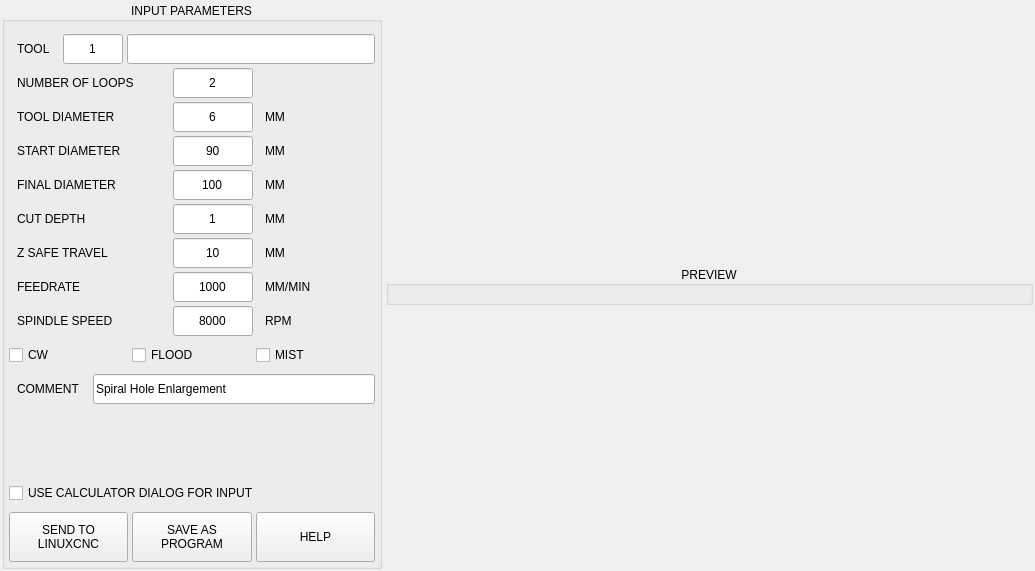
<?xml version="1.0" encoding="UTF-8"?>
<ui version="4.0">
 <class>Form</class>
 <widget class="QWidget" name="Form">
  <property name="geometry">
   <rect>
    <x>0</x>
    <y>0</y>
    <width>1035</width>
    <height>571</height>
   </rect>
  </property>
  <property name="windowTitle">
   <string>Form</string>
  </property>
  <layout class="QVBoxLayout" name="verticalLayout_2">
   <property name="spacing">
    <number>6</number>
   </property>
   <property name="leftMargin">
    <number>0</number>
   </property>
   <property name="topMargin">
    <number>0</number>
   </property>
   <property name="rightMargin">
    <number>0</number>
   </property>
   <property name="bottomMargin">
    <number>0</number>
   </property>
   <item>
    <widget class="QFrame" name="frame_hole_enlarge">
     <property name="maximumSize">
      <size>
       <width>16777215</width>
       <height>16777215</height>
      </size>
     </property>
     <property name="frameShape">
      <enum>QFrame::NoFrame</enum>
     </property>
     <property name="frameShadow">
      <enum>QFrame::Plain</enum>
     </property>
     <layout class="QHBoxLayout" name="horizontalLayout" stretch="0,1">
      <property name="spacing">
       <number>4</number>
      </property>
      <property name="leftMargin">
       <number>2</number>
      </property>
      <property name="topMargin">
       <number>2</number>
      </property>
      <property name="rightMargin">
       <number>2</number>
      </property>
      <property name="bottomMargin">
       <number>2</number>
      </property>
      <item>
       <widget class="QGroupBox" name="groupbox_parameters">
        <property name="minimumSize">
         <size>
          <width>380</width>
          <height>0</height>
         </size>
        </property>
        <property name="maximumSize">
         <size>
          <width>380</width>
          <height>16777215</height>
         </size>
        </property>
        <property name="title">
         <string>INPUT PARAMETERS</string>
        </property>
        <property name="alignment">
         <set>Qt::AlignCenter</set>
        </property>
        <layout class="QVBoxLayout" name="verticalLayout">
         <property name="spacing">
          <number>4</number>
         </property>
         <property name="leftMargin">
          <number>4</number>
         </property>
         <property name="topMargin">
          <number>12</number>
         </property>
         <property name="rightMargin">
          <number>4</number>
         </property>
         <property name="bottomMargin">
          <number>4</number>
         </property>
         <item>
          <layout class="QHBoxLayout" name="horizontalLayout_15">
           <property name="spacing">
            <number>4</number>
           </property>
           <property name="topMargin">
            <number>0</number>
           </property>
           <item>
            <widget class="QLabel" name="lbl_tool_num">
             <property name="minimumSize">
              <size>
               <width>50</width>
               <height>0</height>
              </size>
             </property>
             <property name="maximumSize">
              <size>
               <width>16777215</width>
               <height>16777215</height>
              </size>
             </property>
             <property name="text">
              <string>TOOL</string>
             </property>
             <property name="indent">
              <number>8</number>
             </property>
            </widget>
           </item>
           <item>
            <widget class="QLineEdit" name="lineEdit_tool">
             <property name="sizePolicy">
              <sizepolicy hsizetype="Preferred" vsizetype="Preferred">
               <horstretch>0</horstretch>
               <verstretch>0</verstretch>
              </sizepolicy>
             </property>
             <property name="minimumSize">
              <size>
               <width>0</width>
               <height>30</height>
              </size>
             </property>
             <property name="maximumSize">
              <size>
               <width>60</width>
               <height>30</height>
              </size>
             </property>
             <property name="focusPolicy">
              <enum>Qt::ClickFocus</enum>
             </property>
             <property name="text">
              <string>1</string>
             </property>
             <property name="maxLength">
              <number>5</number>
             </property>
             <property name="alignment">
              <set>Qt::AlignCenter</set>
             </property>
            </widget>
           </item>
           <item>
            <widget class="QLineEdit" name="lineEdit_tool_info">
             <property name="sizePolicy">
              <sizepolicy hsizetype="Expanding" vsizetype="Preferred">
               <horstretch>0</horstretch>
               <verstretch>0</verstretch>
              </sizepolicy>
             </property>
             <property name="minimumSize">
              <size>
               <width>0</width>
               <height>30</height>
              </size>
             </property>
             <property name="maximumSize">
              <size>
               <width>16777215</width>
               <height>30</height>
              </size>
             </property>
            </widget>
           </item>
          </layout>
         </item>
         <item>
          <layout class="QHBoxLayout" name="horizontalLayout_7">
           <property name="spacing">
            <number>4</number>
           </property>
           <property name="topMargin">
            <number>0</number>
           </property>
           <item>
            <widget class="QLabel" name="lbl_loops">
             <property name="minimumSize">
              <size>
               <width>160</width>
               <height>0</height>
              </size>
             </property>
             <property name="maximumSize">
              <size>
               <width>160</width>
               <height>16777215</height>
              </size>
             </property>
             <property name="text">
              <string>NUMBER OF LOOPS</string>
             </property>
             <property name="indent">
              <number>8</number>
             </property>
            </widget>
           </item>
           <item>
            <widget class="QLineEdit" name="lineEdit_loops">
             <property name="sizePolicy">
              <sizepolicy hsizetype="Preferred" vsizetype="Preferred">
               <horstretch>0</horstretch>
               <verstretch>0</verstretch>
              </sizepolicy>
             </property>
             <property name="minimumSize">
              <size>
               <width>80</width>
               <height>30</height>
              </size>
             </property>
             <property name="maximumSize">
              <size>
               <width>80</width>
               <height>30</height>
              </size>
             </property>
             <property name="focusPolicy">
              <enum>Qt::ClickFocus</enum>
             </property>
             <property name="text">
              <string>2</string>
             </property>
             <property name="maxLength">
              <number>10</number>
             </property>
             <property name="alignment">
              <set>Qt::AlignCenter</set>
             </property>
            </widget>
           </item>
           <item>
            <widget class="QLabel" name="lbl_loops_unit">
             <property name="minimumSize">
              <size>
               <width>60</width>
               <height>0</height>
              </size>
             </property>
             <property name="maximumSize">
              <size>
               <width>16777215</width>
               <height>16777215</height>
              </size>
             </property>
             <property name="text">
              <string/>
             </property>
             <property name="alignment">
              <set>Qt::AlignCenter</set>
             </property>
            </widget>
           </item>
          </layout>
         </item>
         <item>
          <layout class="QHBoxLayout" name="horizontalLayout_12">
           <property name="spacing">
            <number>4</number>
           </property>
           <property name="topMargin">
            <number>0</number>
           </property>
           <item>
            <widget class="QLabel" name="lbl_tool_dia">
             <property name="minimumSize">
              <size>
               <width>160</width>
               <height>0</height>
              </size>
             </property>
             <property name="maximumSize">
              <size>
               <width>160</width>
               <height>16777215</height>
              </size>
             </property>
             <property name="text">
              <string>TOOL DIAMETER</string>
             </property>
             <property name="indent">
              <number>8</number>
             </property>
            </widget>
           </item>
           <item>
            <widget class="QLineEdit" name="lineEdit_tool_dia">
             <property name="sizePolicy">
              <sizepolicy hsizetype="Preferred" vsizetype="Preferred">
               <horstretch>0</horstretch>
               <verstretch>0</verstretch>
              </sizepolicy>
             </property>
             <property name="minimumSize">
              <size>
               <width>80</width>
               <height>30</height>
              </size>
             </property>
             <property name="maximumSize">
              <size>
               <width>80</width>
               <height>30</height>
              </size>
             </property>
             <property name="focusPolicy">
              <enum>Qt::ClickFocus</enum>
             </property>
             <property name="text">
              <string>6</string>
             </property>
             <property name="maxLength">
              <number>10</number>
             </property>
             <property name="alignment">
              <set>Qt::AlignCenter</set>
             </property>
            </widget>
           </item>
           <item>
            <widget class="QLabel" name="lbl_tool_dia_unit">
             <property name="minimumSize">
              <size>
               <width>60</width>
               <height>0</height>
              </size>
             </property>
             <property name="maximumSize">
              <size>
               <width>16777215</width>
               <height>16777215</height>
              </size>
             </property>
             <property name="text">
              <string>MM</string>
             </property>
             <property name="alignment">
              <set>Qt::AlignLeading|Qt::AlignLeft|Qt::AlignVCenter</set>
             </property>
             <property name="indent">
              <number>8</number>
             </property>
            </widget>
           </item>
          </layout>
         </item>
         <item>
          <layout class="QHBoxLayout" name="horizontalLayout_13">
           <property name="spacing">
            <number>4</number>
           </property>
           <property name="topMargin">
            <number>0</number>
           </property>
           <item>
            <widget class="QLabel" name="lbl_init_dia">
             <property name="minimumSize">
              <size>
               <width>160</width>
               <height>0</height>
              </size>
             </property>
             <property name="maximumSize">
              <size>
               <width>160</width>
               <height>16777215</height>
              </size>
             </property>
             <property name="toolTip">
              <string/>
             </property>
             <property name="text">
              <string>START DIAMETER</string>
             </property>
             <property name="indent">
              <number>8</number>
             </property>
            </widget>
           </item>
           <item>
            <widget class="QLineEdit" name="lineEdit_start_dia">
             <property name="sizePolicy">
              <sizepolicy hsizetype="Preferred" vsizetype="Preferred">
               <horstretch>0</horstretch>
               <verstretch>0</verstretch>
              </sizepolicy>
             </property>
             <property name="minimumSize">
              <size>
               <width>80</width>
               <height>30</height>
              </size>
             </property>
             <property name="maximumSize">
              <size>
               <width>80</width>
               <height>30</height>
              </size>
             </property>
             <property name="focusPolicy">
              <enum>Qt::ClickFocus</enum>
             </property>
             <property name="text">
              <string>90</string>
             </property>
             <property name="maxLength">
              <number>10</number>
             </property>
             <property name="alignment">
              <set>Qt::AlignCenter</set>
             </property>
            </widget>
           </item>
           <item>
            <widget class="QLabel" name="lbl_start_dia_unit">
             <property name="minimumSize">
              <size>
               <width>60</width>
               <height>0</height>
              </size>
             </property>
             <property name="maximumSize">
              <size>
               <width>16777215</width>
               <height>16777215</height>
              </size>
             </property>
             <property name="text">
              <string>MM</string>
             </property>
             <property name="alignment">
              <set>Qt::AlignLeading|Qt::AlignLeft|Qt::AlignVCenter</set>
             </property>
             <property name="indent">
              <number>8</number>
             </property>
            </widget>
           </item>
          </layout>
         </item>
         <item>
          <layout class="QHBoxLayout" name="horizontalLayout_8">
           <property name="spacing">
            <number>4</number>
           </property>
           <property name="topMargin">
            <number>0</number>
           </property>
           <item>
            <widget class="QLabel" name="lbl_final_dia">
             <property name="minimumSize">
              <size>
               <width>160</width>
               <height>0</height>
              </size>
             </property>
             <property name="maximumSize">
              <size>
               <width>160</width>
               <height>16777215</height>
              </size>
             </property>
             <property name="toolTip">
              <string>Tool to use for facing</string>
             </property>
             <property name="text">
              <string>FINAL DIAMETER</string>
             </property>
             <property name="indent">
              <number>8</number>
             </property>
            </widget>
           </item>
           <item>
            <widget class="QLineEdit" name="lineEdit_final_dia">
             <property name="sizePolicy">
              <sizepolicy hsizetype="Preferred" vsizetype="Preferred">
               <horstretch>0</horstretch>
               <verstretch>0</verstretch>
              </sizepolicy>
             </property>
             <property name="minimumSize">
              <size>
               <width>80</width>
               <height>30</height>
              </size>
             </property>
             <property name="maximumSize">
              <size>
               <width>80</width>
               <height>30</height>
              </size>
             </property>
             <property name="focusPolicy">
              <enum>Qt::ClickFocus</enum>
             </property>
             <property name="text">
              <string>100</string>
             </property>
             <property name="maxLength">
              <number>10</number>
             </property>
             <property name="alignment">
              <set>Qt::AlignCenter</set>
             </property>
            </widget>
           </item>
           <item>
            <widget class="QLabel" name="lbl_final_dia_unit">
             <property name="minimumSize">
              <size>
               <width>60</width>
               <height>0</height>
              </size>
             </property>
             <property name="maximumSize">
              <size>
               <width>16777215</width>
               <height>16777215</height>
              </size>
             </property>
             <property name="text">
              <string>MM</string>
             </property>
             <property name="alignment">
              <set>Qt::AlignLeading|Qt::AlignLeft|Qt::AlignVCenter</set>
             </property>
             <property name="indent">
              <number>8</number>
             </property>
            </widget>
           </item>
          </layout>
         </item>
         <item>
          <layout class="QHBoxLayout" name="horizontalLayout_3">
           <property name="spacing">
            <number>4</number>
           </property>
           <property name="topMargin">
            <number>0</number>
           </property>
           <item>
            <widget class="QLabel" name="lbl_cut_depth">
             <property name="minimumSize">
              <size>
               <width>160</width>
               <height>0</height>
              </size>
             </property>
             <property name="maximumSize">
              <size>
               <width>160</width>
               <height>16777215</height>
              </size>
             </property>
             <property name="text">
              <string>CUT DEPTH</string>
             </property>
             <property name="indent">
              <number>8</number>
             </property>
            </widget>
           </item>
           <item>
            <widget class="QLineEdit" name="lineEdit_cut_depth">
             <property name="sizePolicy">
              <sizepolicy hsizetype="Preferred" vsizetype="Preferred">
               <horstretch>0</horstretch>
               <verstretch>0</verstretch>
              </sizepolicy>
             </property>
             <property name="minimumSize">
              <size>
               <width>80</width>
               <height>30</height>
              </size>
             </property>
             <property name="maximumSize">
              <size>
               <width>80</width>
               <height>30</height>
              </size>
             </property>
             <property name="focusPolicy">
              <enum>Qt::ClickFocus</enum>
             </property>
             <property name="text">
              <string>1</string>
             </property>
             <property name="maxLength">
              <number>10</number>
             </property>
             <property name="alignment">
              <set>Qt::AlignCenter</set>
             </property>
            </widget>
           </item>
           <item>
            <widget class="QLabel" name="lbl_cut_depth_unit">
             <property name="minimumSize">
              <size>
               <width>60</width>
               <height>0</height>
              </size>
             </property>
             <property name="maximumSize">
              <size>
               <width>16777215</width>
               <height>16777215</height>
              </size>
             </property>
             <property name="text">
              <string>MM</string>
             </property>
             <property name="alignment">
              <set>Qt::AlignLeading|Qt::AlignLeft|Qt::AlignVCenter</set>
             </property>
             <property name="indent">
              <number>8</number>
             </property>
            </widget>
           </item>
          </layout>
         </item>
         <item>
          <layout class="QHBoxLayout" name="horizontalLayout_4">
           <property name="spacing">
            <number>4</number>
           </property>
           <property name="topMargin">
            <number>0</number>
           </property>
           <item>
            <widget class="QLabel" name="lbl_z_safe">
             <property name="minimumSize">
              <size>
               <width>160</width>
               <height>0</height>
              </size>
             </property>
             <property name="maximumSize">
              <size>
               <width>160</width>
               <height>16777215</height>
              </size>
             </property>
             <property name="text">
              <string>Z SAFE TRAVEL</string>
             </property>
             <property name="indent">
              <number>8</number>
             </property>
            </widget>
           </item>
           <item>
            <widget class="QLineEdit" name="lineEdit_safe_z">
             <property name="sizePolicy">
              <sizepolicy hsizetype="Preferred" vsizetype="Preferred">
               <horstretch>0</horstretch>
               <verstretch>0</verstretch>
              </sizepolicy>
             </property>
             <property name="minimumSize">
              <size>
               <width>80</width>
               <height>30</height>
              </size>
             </property>
             <property name="maximumSize">
              <size>
               <width>80</width>
               <height>30</height>
              </size>
             </property>
             <property name="focusPolicy">
              <enum>Qt::ClickFocus</enum>
             </property>
             <property name="text">
              <string>10</string>
             </property>
             <property name="maxLength">
              <number>10</number>
             </property>
             <property name="alignment">
              <set>Qt::AlignCenter</set>
             </property>
            </widget>
           </item>
           <item>
            <widget class="QLabel" name="lbl_safe_z_unit">
             <property name="minimumSize">
              <size>
               <width>60</width>
               <height>0</height>
              </size>
             </property>
             <property name="maximumSize">
              <size>
               <width>16777215</width>
               <height>16777215</height>
              </size>
             </property>
             <property name="text">
              <string>MM</string>
             </property>
             <property name="alignment">
              <set>Qt::AlignLeading|Qt::AlignLeft|Qt::AlignVCenter</set>
             </property>
             <property name="indent">
              <number>8</number>
             </property>
            </widget>
           </item>
          </layout>
         </item>
         <item>
          <layout class="QHBoxLayout" name="horizontalLayout_10">
           <property name="spacing">
            <number>4</number>
           </property>
           <property name="topMargin">
            <number>0</number>
           </property>
           <item>
            <widget class="QLabel" name="lbl_feed">
             <property name="minimumSize">
              <size>
               <width>160</width>
               <height>0</height>
              </size>
             </property>
             <property name="maximumSize">
              <size>
               <width>160</width>
               <height>16777215</height>
              </size>
             </property>
             <property name="text">
              <string>FEEDRATE</string>
             </property>
             <property name="indent">
              <number>8</number>
             </property>
            </widget>
           </item>
           <item>
            <widget class="QLineEdit" name="lineEdit_feed">
             <property name="sizePolicy">
              <sizepolicy hsizetype="Preferred" vsizetype="Preferred">
               <horstretch>0</horstretch>
               <verstretch>0</verstretch>
              </sizepolicy>
             </property>
             <property name="minimumSize">
              <size>
               <width>80</width>
               <height>30</height>
              </size>
             </property>
             <property name="maximumSize">
              <size>
               <width>80</width>
               <height>30</height>
              </size>
             </property>
             <property name="focusPolicy">
              <enum>Qt::ClickFocus</enum>
             </property>
             <property name="text">
              <string>1000</string>
             </property>
             <property name="maxLength">
              <number>10</number>
             </property>
             <property name="alignment">
              <set>Qt::AlignCenter</set>
             </property>
            </widget>
           </item>
           <item>
            <widget class="QLabel" name="lbl_feed_unit">
             <property name="minimumSize">
              <size>
               <width>60</width>
               <height>0</height>
              </size>
             </property>
             <property name="maximumSize">
              <size>
               <width>16777215</width>
               <height>16777215</height>
              </size>
             </property>
             <property name="text">
              <string>MM/MIN</string>
             </property>
             <property name="alignment">
              <set>Qt::AlignLeading|Qt::AlignLeft|Qt::AlignVCenter</set>
             </property>
             <property name="indent">
              <number>8</number>
             </property>
            </widget>
           </item>
          </layout>
         </item>
         <item>
          <layout class="QHBoxLayout" name="horizontalLayout_6">
           <property name="spacing">
            <number>4</number>
           </property>
           <property name="topMargin">
            <number>0</number>
           </property>
           <item>
            <widget class="QLabel" name="lbl_spindle">
             <property name="minimumSize">
              <size>
               <width>160</width>
               <height>0</height>
              </size>
             </property>
             <property name="maximumSize">
              <size>
               <width>160</width>
               <height>16777215</height>
              </size>
             </property>
             <property name="text">
              <string>SPINDLE SPEED</string>
             </property>
             <property name="indent">
              <number>8</number>
             </property>
            </widget>
           </item>
           <item>
            <widget class="QLineEdit" name="lineEdit_spindle">
             <property name="sizePolicy">
              <sizepolicy hsizetype="Preferred" vsizetype="Preferred">
               <horstretch>0</horstretch>
               <verstretch>0</verstretch>
              </sizepolicy>
             </property>
             <property name="minimumSize">
              <size>
               <width>80</width>
               <height>30</height>
              </size>
             </property>
             <property name="maximumSize">
              <size>
               <width>80</width>
               <height>30</height>
              </size>
             </property>
             <property name="focusPolicy">
              <enum>Qt::ClickFocus</enum>
             </property>
             <property name="text">
              <string>8000</string>
             </property>
             <property name="maxLength">
              <number>10</number>
             </property>
             <property name="alignment">
              <set>Qt::AlignCenter</set>
             </property>
            </widget>
           </item>
           <item>
            <widget class="QLabel" name="lbl_spindle_unit">
             <property name="minimumSize">
              <size>
               <width>60</width>
               <height>0</height>
              </size>
             </property>
             <property name="maximumSize">
              <size>
               <width>16777215</width>
               <height>16777215</height>
              </size>
             </property>
             <property name="text">
              <string>RPM</string>
             </property>
             <property name="alignment">
              <set>Qt::AlignLeading|Qt::AlignLeft|Qt::AlignVCenter</set>
             </property>
             <property name="indent">
              <number>8</number>
             </property>
            </widget>
           </item>
          </layout>
         </item>
         <item>
          <layout class="QHBoxLayout" name="horizontalLayout_14">
           <property name="spacing">
            <number>4</number>
           </property>
           <property name="bottomMargin">
            <number>0</number>
           </property>
           <item>
            <widget class="QCheckBox" name="chk_direction">
             <property name="sizePolicy">
              <sizepolicy hsizetype="Preferred" vsizetype="Preferred">
               <horstretch>0</horstretch>
               <verstretch>0</verstretch>
              </sizepolicy>
             </property>
             <property name="minimumSize">
              <size>
               <width>0</width>
               <height>30</height>
              </size>
             </property>
             <property name="maximumSize">
              <size>
               <width>16777215</width>
               <height>30</height>
              </size>
             </property>
             <property name="toolTip">
              <string>Circular travel direction</string>
             </property>
             <property name="text">
              <string>CW</string>
             </property>
             <property name="checked">
              <bool>false</bool>
             </property>
             <property name="autoExclusive">
              <bool>false</bool>
             </property>
            </widget>
           </item>
           <item>
            <widget class="QCheckBox" name="chk_flood">
             <property name="sizePolicy">
              <sizepolicy hsizetype="Preferred" vsizetype="Preferred">
               <horstretch>0</horstretch>
               <verstretch>0</verstretch>
              </sizepolicy>
             </property>
             <property name="minimumSize">
              <size>
               <width>0</width>
               <height>30</height>
              </size>
             </property>
             <property name="maximumSize">
              <size>
               <width>16777215</width>
               <height>30</height>
              </size>
             </property>
             <property name="text">
              <string>FLOOD</string>
             </property>
            </widget>
           </item>
           <item>
            <widget class="QCheckBox" name="chk_mist">
             <property name="sizePolicy">
              <sizepolicy hsizetype="Preferred" vsizetype="Preferred">
               <horstretch>0</horstretch>
               <verstretch>0</verstretch>
              </sizepolicy>
             </property>
             <property name="minimumSize">
              <size>
               <width>0</width>
               <height>30</height>
              </size>
             </property>
             <property name="maximumSize">
              <size>
               <width>16777215</width>
               <height>30</height>
              </size>
             </property>
             <property name="text">
              <string>MIST</string>
             </property>
            </widget>
           </item>
          </layout>
         </item>
         <item>
          <widget class="QWidget" name="widget_comment" native="true">
           <property name="minimumSize">
            <size>
             <width>0</width>
             <height>30</height>
            </size>
           </property>
           <property name="maximumSize">
            <size>
             <width>16777215</width>
             <height>30</height>
            </size>
           </property>
           <layout class="QHBoxLayout" name="horizontalLayout_11">
            <property name="spacing">
             <number>4</number>
            </property>
            <property name="leftMargin">
             <number>0</number>
            </property>
            <property name="topMargin">
             <number>0</number>
            </property>
            <property name="rightMargin">
             <number>0</number>
            </property>
            <property name="bottomMargin">
             <number>0</number>
            </property>
            <item>
             <widget class="QLabel" name="lbl_comment">
              <property name="minimumSize">
               <size>
                <width>80</width>
                <height>0</height>
               </size>
              </property>
              <property name="maximumSize">
               <size>
                <width>80</width>
                <height>16777215</height>
               </size>
              </property>
              <property name="toolTip">
               <string>Comment for gcode file</string>
              </property>
              <property name="text">
               <string>COMMENT</string>
              </property>
              <property name="alignment">
               <set>Qt::AlignLeading|Qt::AlignLeft|Qt::AlignVCenter</set>
              </property>
              <property name="indent">
               <number>8</number>
              </property>
             </widget>
            </item>
            <item>
             <widget class="QLineEdit" name="lineEdit_comment">
              <property name="sizePolicy">
               <sizepolicy hsizetype="Preferred" vsizetype="Preferred">
                <horstretch>0</horstretch>
                <verstretch>0</verstretch>
               </sizepolicy>
              </property>
              <property name="toolTip">
               <string/>
              </property>
              <property name="text">
               <string>Spiral Hole Enlargement</string>
              </property>
             </widget>
            </item>
           </layout>
          </widget>
         </item>
         <item>
          <spacer name="verticalSpacer">
           <property name="orientation">
            <enum>Qt::Vertical</enum>
           </property>
           <property name="sizeHint" stdset="0">
            <size>
             <width>20</width>
             <height>40</height>
            </size>
           </property>
          </spacer>
         </item>
         <item>
          <widget class="QCheckBox" name="chk_use_calc">
           <property name="sizePolicy">
            <sizepolicy hsizetype="Preferred" vsizetype="Preferred">
             <horstretch>0</horstretch>
             <verstretch>0</verstretch>
            </sizepolicy>
           </property>
           <property name="minimumSize">
            <size>
             <width>0</width>
             <height>30</height>
            </size>
           </property>
           <property name="maximumSize">
            <size>
             <width>16777215</width>
             <height>30</height>
            </size>
           </property>
           <property name="text">
            <string>USE CALCULATOR DIALOG FOR INPUT</string>
           </property>
          </widget>
         </item>
         <item>
          <layout class="QHBoxLayout" name="horizontalLayout_2">
           <property name="spacing">
            <number>4</number>
           </property>
           <property name="topMargin">
            <number>0</number>
           </property>
           <item>
            <widget class="QPushButton" name="btn_send">
             <property name="sizePolicy">
              <sizepolicy hsizetype="Preferred" vsizetype="Fixed">
               <horstretch>0</horstretch>
               <verstretch>0</verstretch>
              </sizepolicy>
             </property>
             <property name="minimumSize">
              <size>
               <width>0</width>
               <height>50</height>
              </size>
             </property>
             <property name="maximumSize">
              <size>
               <width>16777215</width>
               <height>50</height>
              </size>
             </property>
             <property name="toolTip">
              <string>Create temporary program and load to linuxcnc</string>
             </property>
             <property name="text">
              <string>SEND TO
LINUXCNC</string>
             </property>
            </widget>
           </item>
           <item>
            <widget class="QPushButton" name="btn_save">
             <property name="sizePolicy">
              <sizepolicy hsizetype="Preferred" vsizetype="Fixed">
               <horstretch>0</horstretch>
               <verstretch>0</verstretch>
              </sizepolicy>
             </property>
             <property name="minimumSize">
              <size>
               <width>0</width>
               <height>50</height>
              </size>
             </property>
             <property name="maximumSize">
              <size>
               <width>16777215</width>
               <height>50</height>
              </size>
             </property>
             <property name="toolTip">
              <string>Create program and save to file</string>
             </property>
             <property name="text">
              <string>SAVE AS
PROGRAM</string>
             </property>
            </widget>
           </item>
           <item>
            <widget class="QPushButton" name="btn_help">
             <property name="sizePolicy">
              <sizepolicy hsizetype="Preferred" vsizetype="Fixed">
               <horstretch>0</horstretch>
               <verstretch>0</verstretch>
              </sizepolicy>
             </property>
             <property name="minimumSize">
              <size>
               <width>0</width>
               <height>50</height>
              </size>
             </property>
             <property name="maximumSize">
              <size>
               <width>16777215</width>
               <height>50</height>
              </size>
             </property>
             <property name="text">
              <string>HELP</string>
             </property>
            </widget>
           </item>
          </layout>
         </item>
        </layout>
       </widget>
      </item>
      <item>
       <widget class="QGroupBox" name="groupbox_preview">
        <property name="title">
         <string>PREVIEW</string>
        </property>
        <property name="alignment">
         <set>Qt::AlignCenter</set>
        </property>
        <layout class="QVBoxLayout" name="layout_preview">
         <property name="spacing">
          <number>4</number>
         </property>
         <property name="sizeConstraint">
          <enum>QLayout::SetMaximumSize</enum>
         </property>
         <property name="leftMargin">
          <number>4</number>
         </property>
         <property name="topMargin">
          <number>12</number>
         </property>
         <property name="rightMargin">
          <number>4</number>
         </property>
         <property name="bottomMargin">
          <number>4</number>
         </property>
        </layout>
       </widget>
      </item>
     </layout>
    </widget>
   </item>
  </layout>
 </widget>
 <resources/>
 <connections/>
 <slots>
  <slot>validate()</slot>
  <slot>create_program()</slot>
  <slot>units_changed()</slot>
  <slot>raster_changed()</slot>
  <slot>btn_help_clicked()</slot>
 </slots>
</ui>
